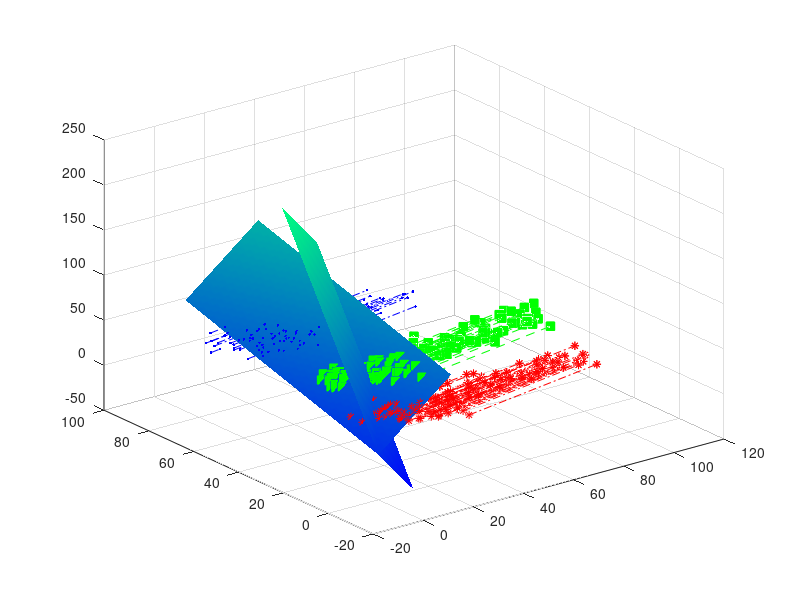

The MATLAB script that drew this image:
c = 3;
n = 70;
X = [];
color = ['*r';'sg';'.b';];
color2 = ['-.*r';'--sg';'.-.b';];
facecolor = ['r';'g';'b'];
%random data generation
for j = 1:c
	for i=1:n
		X = [X; [normrnd(30 * j * cos(1.7*j/pi) + 5 +i, j ^ 1.2 + 1), normrnd(20*j*sin(1.4 * j/pi) + 10, j^1.1 + 2), normrnd(j*15,4) ] ];
	end
end
%plot origin

%plot3(X(:,1),X(:,2),X(:,3),'.')
for j=1:c 
	plot3( X( ((j-1)*n +1):(j*n) ,1), X( ((j-1)*n+1):(j*n) ,2), X( ((j-1)*n+1):(j*n) ,3) , color(j,:) )
	hold on;
end
grid on;
pause;
%mean
m = zeros(c,3);
for j=1:c
	m(j,:) = sum(X( ((j-1)*n+1):(j*n) ,:)) / n;
end

% with-in class covariance
Sw = zeros(3,3);
for j=1:c
	Sw = Sw + (X( ((j-1)*n+1):(j*n) ,:) - repmat( m(j,:),n,1) )' * (X( ((j-1)*n+1):(j*n) ,:) - repmat( m(j,:),n,1)); 
end

% between-class covariance
total_m = sum(X,1) / size(X,1);
Sb = zeros(3,3);
for j=1:c
	Sb = Sb + n * (m(j,:) - total_m)' * ( m(j,:) - total_m); 
end

[u,lambda,v] = svd( pinv(Sw) * Sb)



%plot
project = u(:,1:2);

p = project';
A = p(:,1:2);
B = p(:,3);
normv = [A\B;-1]
point = projPointOnPlane( X,[0,0,0,project(:)'] );

mx = max(point(:,1)) * 1.2;
my = max(point(:,2)) * 1.2;
[xx,yy]=ndgrid(0:mx,0:my);
z = (-normv(1)*xx - normv(2)*yy)/normv(3);
surf(xx,yy,z)
colormap(winter)
shading interp

for i = 1:size(X)
	plot3([point(i,1),X(i,1)], [point(i,2),X(i,2)], [point(i,3),X(i,3)] , color2(ceil(i/n),:) ,'MarkerFaceColor',facecolor(ceil(i/n),:));
end


%pca
Covar = X' * X / m;
[U, S, V] = svd(Covar);
pca_c = U(:,1:2);

p = pca_c';
A = p(:,1:2);
B = p(:,3);
normv = [A\B;-1]

[xx,yy]=ndgrid(0:mx/2,0:my/2);
z = (-normv(1)*xx - normv(2)*yy)/normv(3);
surf(xx,yy,z)
shading interp
